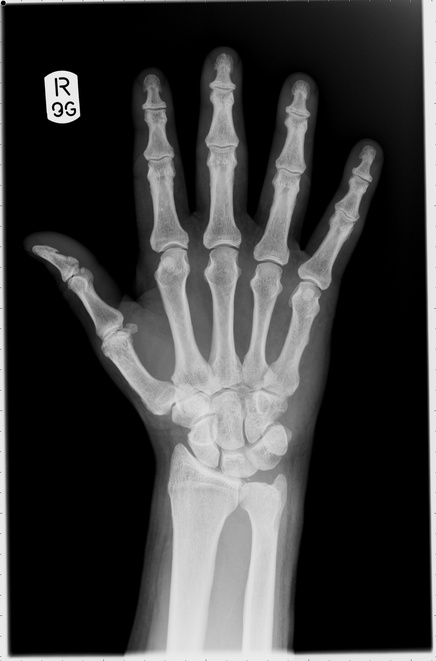
%> input picture Hand.jpg, 436 x 661 px, shrunk from 1328 x 2016 before the run
$ octave imageprocessing.m   (GNU Octave 9; MATLAB toolbox functions it lacks are replaced by stand-ins)
%> lines starting %> are read from the running program, lines starting %| are printed output that depends on the picture
%% Jordan Stone, Lab Section LB, 4/15/15 - 5/6/15
%This code processes the images in the zip file and creates matrices
%in order for Matlab to correctly manipulate the images and integrate them
%into the experimental part of the program.

clear %clears graders worspace for running full program.
clc % clears command window, this will be important for following the
% instructional prompts within the program

%Initializing stock X-ray images for experiment, all were taken from safe
%re-use safe medical images stocks.

handRay = imread('Hand.jpg');
%> handRay is the input picture: size 661x436 uint8; min 0, max 255, mean 61
footRay = imread('foot.jpeg');
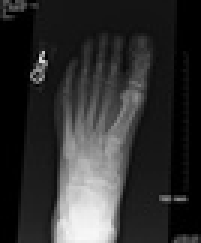
%> input picture foot.jpeg, 67 x 81 px, shrunk from 203 x 248 before the run (shown 3 times larger)
%> footRay is the input picture: size 81x67x3 uint8; min 0, max 248, mean 47.7
legRay = imread('leg.jpg');
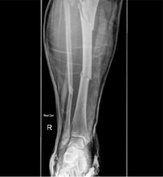
%> input picture leg.jpg, 163 x 177 px, shrunk from 497 x 540 before the run
%> legRay is the input picture: size 177x163x3 uint8; min 0, max 255, mean 48.2
forearmRay = imread('forearm.jpg');
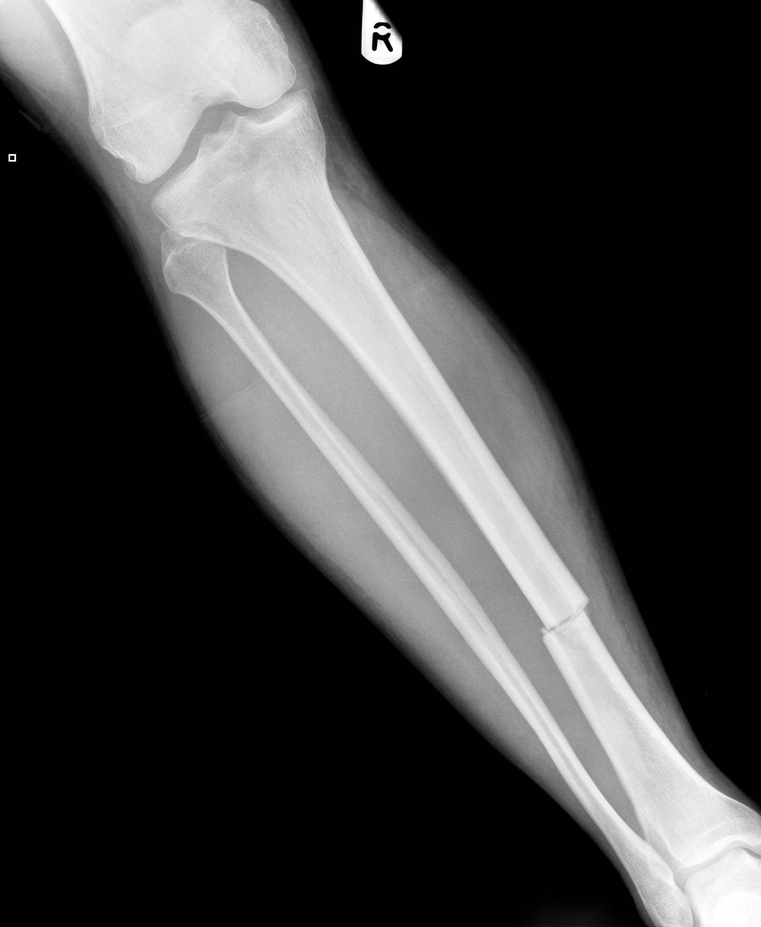
%> input picture forearm.jpg, 761 x 927 px, shrunk from 2320 x 2828 before the run
%> forearmRay is the input picture: size 927x761x3 uint8; min 0, max 255, mean 63.8
foot2Ray = imread('foot2.jpg');
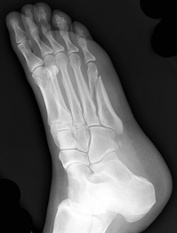
%> input picture foot2.jpg, 177 x 233 px, shrunk from 539 x 711 before the run
%> foot2Ray is the input picture: size 233x177 uint8; min 0, max 255, mean 92

%% Noise Generation Motivation
%The reason for simulating noise in X-ray images is because the magnitude
%of the x-ray is inversly proportional to the amount of noise in the image.
%When the magnitude of x-rays are increased, and the noise decreased,
%the potential harm to the patient is also increased. Therefore there is
%a good reason to find out the threshold at which people can analyze x-rays
%becuase it can lower the potential helth risk of x-rays.

%% Noise Generation
% J = imnoise(handTest,'speckle',v);
% The imnoise command creates multiplicative noise to the image, using the
% equation J = I+n*I, where n is uniformly distributed random noise
% with mean 0 and variance v(fraction).

v = 0.01; %image noise variance fraction

handNoise1 = imnoise(handRay,'speckle',v);
%footNoise1 = imnoise(footRay,'speckle',v);
%legNoise1 = imnoise(legRay,'speckle',v);
%forearmNoise1 = imnoise(forearmRay,'speckle',v);
foot2Noise1 = imnoise(foot2Ray,'speckle',v);

v=0.04; %image noise variance fraction

handNoise2 = imnoise(handRay,'speckle',v);
% [4 lines of commented-out code are left out]

v=0.1; %image noise variance fraction

handNoise3 = imnoise(handRay,'speckle',v);
%footNoise3 = imnoise(footRay,'speckle',v);
%legNoise3 = imnoise(legRay,'speckle',v);
forearmNoise3 = imnoise(forearmRay,'speckle',v);
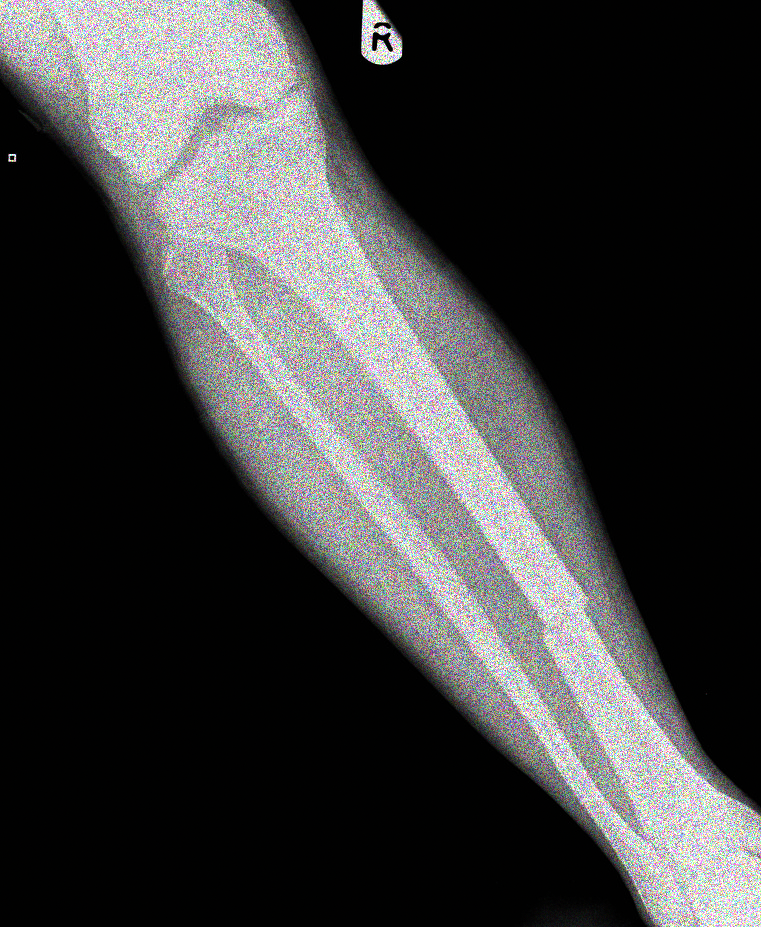
%> forearmNoise3: size 927x761x3 uint8; mean R, G, B 61.4, 61.4, 61.4
foot2Noise3 = imnoise(foot2Ray,'speckle',v);
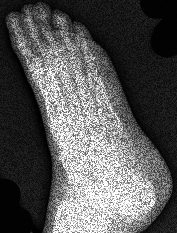
%> foot2Noise3: size 233x177 uint8; min 0, max 255, mean 88.4

v=0.16; %image noise variance fraction

handNoise4 = imnoise(handRay,'speckle',v);
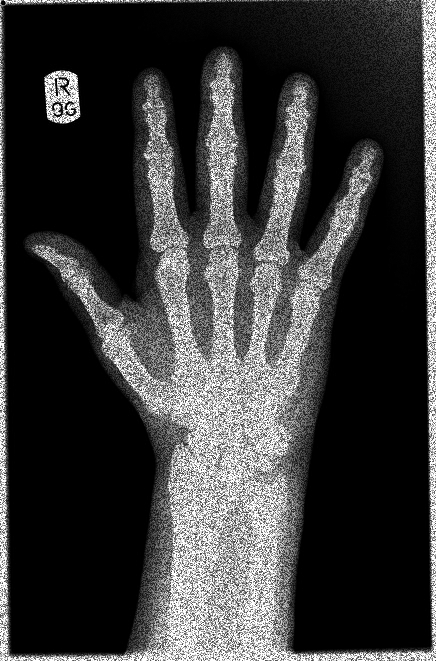
%> handNoise4: size 661x436 uint8; min 0, max 255, mean 58.7
%footNoise4 = imnoise(footRay,'speckle',v);
%legNoise4 = imnoise(legRay,'speckle',v);
%forearmNoise4 = imnoise(forearmRay,'speckle',v);
%foot2Noise4 = imnoise(foot2Ray,'speckle',v);

%Some of the noise generation commands have been commented out in this case
%because the this experiment only uses certain images with certain noise
%levels. The long term plan  for this program would to create many
%experiments testing many degrees of image noise. However, this was not
%possible in the scope and time of this final project, but the building
%blocks are here.

uiwait(msgbox('After dismissing window, a sampling of various degrees of image noise will be shown.','Image Processing','modal'));
% informs user that image will be displayed, gets user to interact with
% program--> hence 'modal' command.

figure
subplot(2,2,1) %creates subplot to compare noise levels
imagesc(handNoise1) %imagesc will "plot" the converted image matrix
colormap gray %corrects color of image
axis equal %makes sure image size is to scale and not distorted
%does this by calcualting size of image matrix before plotting and adjusts
%the plotting window to fit the original image in the correct ratio
title('Image Noise with Variance = 0.01')
%this is the variance fraction, which controls simulated noise intensity
% as the variance fractions approaches 1, the noise increases linearly

subplot(2,2,2)
imagesc(handNoise2)
colormap gray
axis equal
title('Image Noise with Variance = 0.04')

subplot(2,2,3)
imagesc(handNoise3)
colormap gray
axis equal
title('Image Noise with Variance = 0.1')
xlabel('*Image noise being tested in Experiment*')

subplot(2,2,4)
imagesc(handNoise4)
colormap gray
axis equal
title('Image Noise with Variance = 0.16')
disp('The following subplot represents varying levels of image noise in a sample x-ray image')
pause(2)
disp('In the reaction time experiment, only moderate levels of image noise will be tested.')

pause(6)

uiwait(msgbox('Please CLOSE the subplot "Image Noise" window and without clearing the workspace, load the "experiment1.m" file.','Image Processing','modal'));
% instructs the user to close the subplot before continuing and to load the
% next part of the project.
